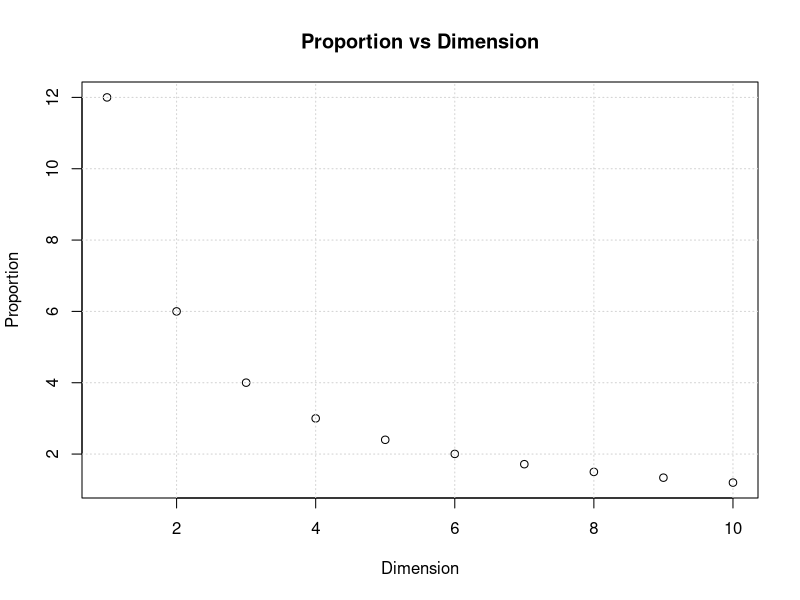
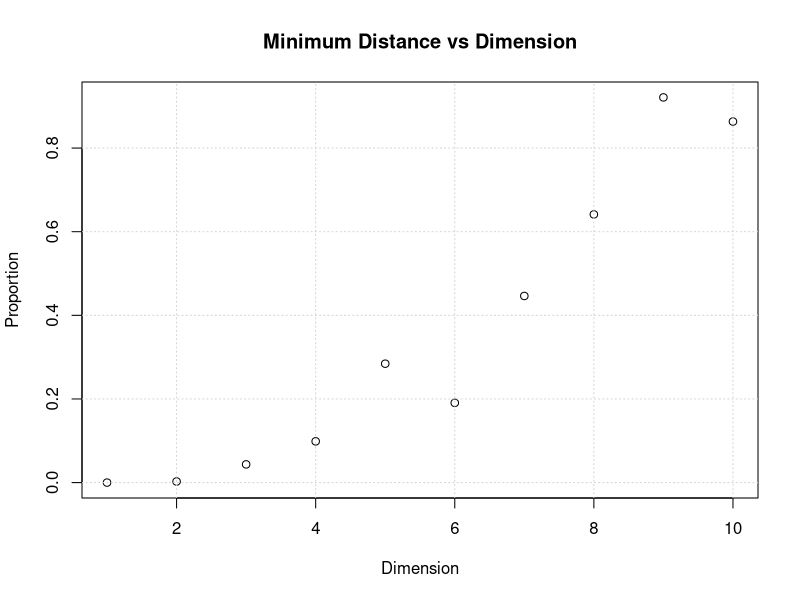

The R source for these figures, in order:
# Homework 1 - Question 1 - part a
options(warn=-1) #in order to hide warnings
library(data.table)

# number of samples and dimension(s)
nof_samples=1000
set.seed(1)

#creating required variables
estimated_pi<-c(1:10) # for 2-d assumption
estimated_pi_2d<-c(1:10) # for 2-d approximation

#calculatin for each dimensions
for (D in 1:10){
    # data matrix creation
    data_points=runif(nof_samples*2,-1,1)
    data_points=matrix(data_points,ncol=D)

    #calculating euclidean distance
    sum<-0
    for (i in 1:D){
        sum=(data_points[,i])^2
    }
    euclidean_distance=sqrt(sum)

    # number of points in the sphere
    is_in_sphere=euclidean_distance<=1
    nof_sphere=sum(is_in_sphere)

    #proportion esstimations
    estimated_pi[i]=6*nof_sphere/nof_samples #with volume approximation
    estimated_pi_2d[i]=4*nof_sphere/nof_samples #with area approximation (for part c)
}

#plotting dimension vs proportions
plot(estimated_pi,main="Proportion vs Dimension",ylab="Proportion",xlab="Dimension")
grid()

# Homework 1 - Question 1 - part b

print(paste("Esitmation for 2D is",estimated_pi_2d[2])) # second index used to get values for 2-D
print(paste("Esitmation for 3D is",estimated_pi[3]))    # third index used to get values for 3-D
print(paste("Actual Pi is",pi))

# Homework 1 - Question 1 - part c

# number of samples and dimension(s)
nof_samples=1000
nof_new_samples=100
set.seed(1)
min_distance<-c(1:10)

for (D in 1:10){
    data_points=runif(nof_samples*2,-1,1)
    data_points=matrix(data_points,ncol=D)

    #calculating euclidean distance
    sum<-0
    for (i in 1:D){
        sum=(data_points[,i])^2
    }
    euclidean_distance_1000=sqrt(sum)
    for(j in 1:length(nof_new_samples)){
        new_data_points=runif(nof_new_samples*2,-1,1)
        new_data_points=matrix(new_data_points,ncol=D)
    }   
    
    min_distance[D]=min(dist_mat=proxy::dist(data_points,new_data_points))
}

plot(min_distance,main="Minimum Distance vs Dimension",ylab="Proportion",xlab="Dimension")
grid()
